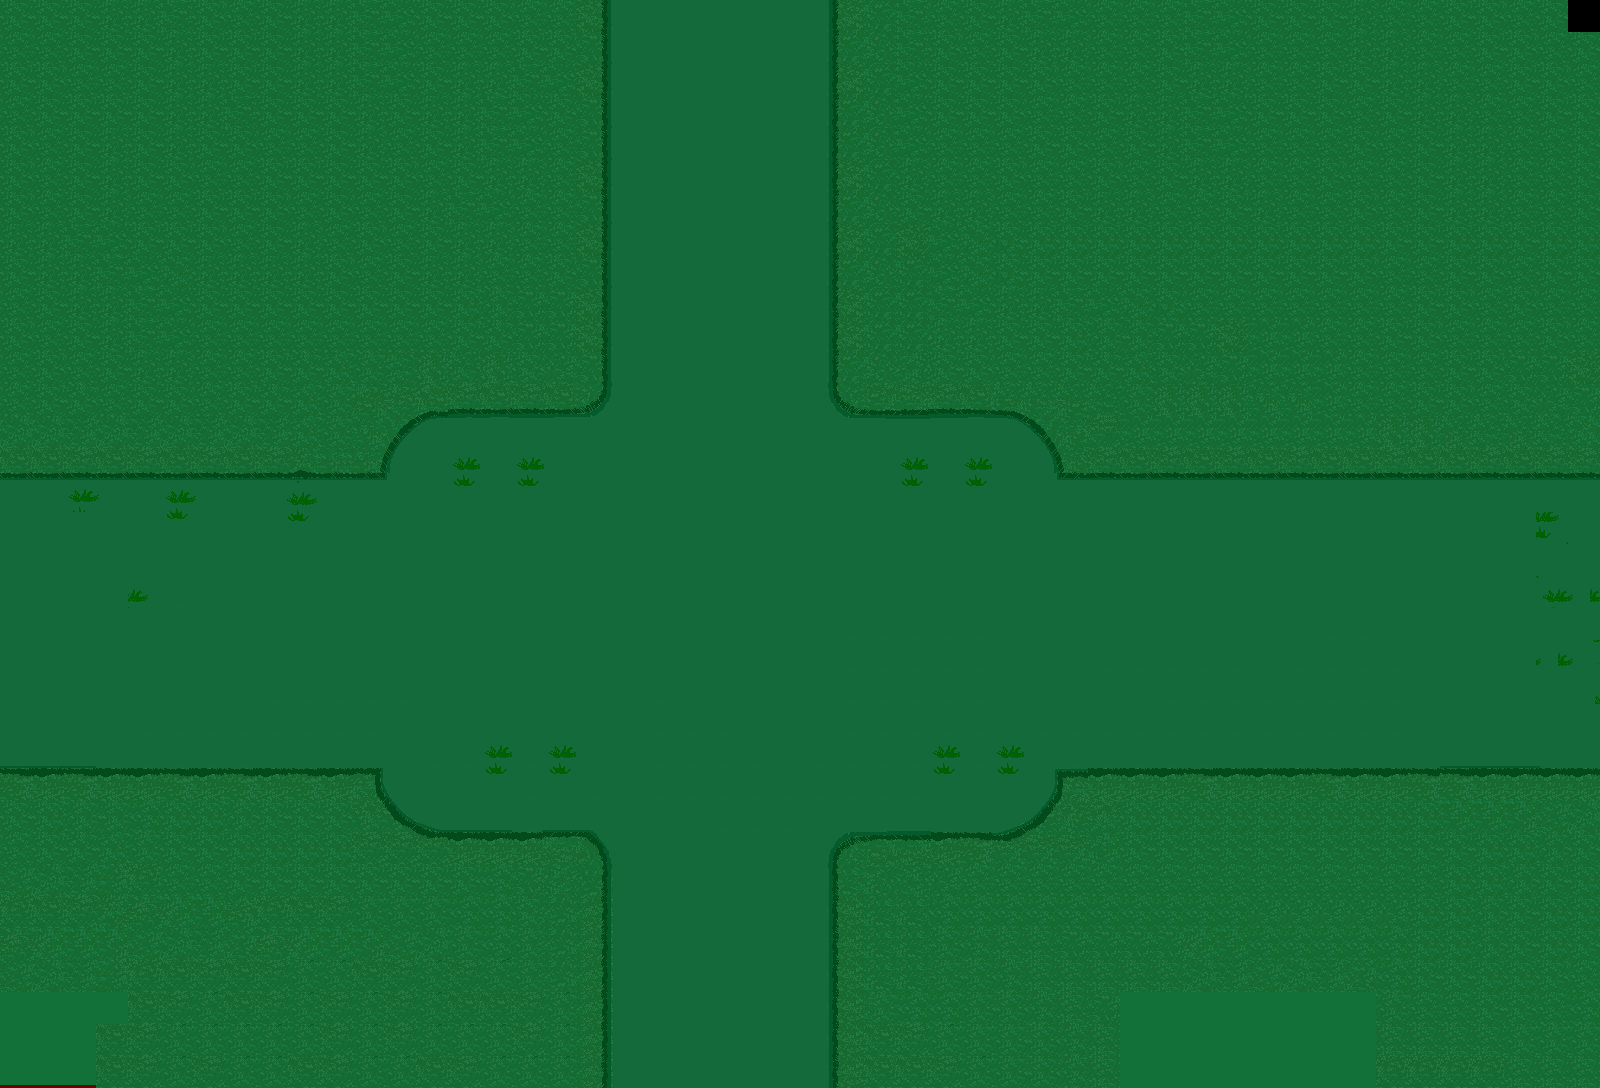

Rendered tile map (Tiled .tmx) drawn with the repository's tilesets; below, a short description and the map source with its tile grids summarised:
An orthogonal 50x34 tile map with 32x32 px tiles, 3 tile layers (Tile Layer 2, Tile Layer 1, Tile Layer 3), 2 tilesets and 47 objects (19x item, 11x spobject, 4x character, 3x trigger, level Info).

<map version="1.2" tiledversion="1.2.1" orientation="orthogonal" renderorder="right-down" width="50" height="34" tilewidth="32" tileheight="32" infinite="0" nextlayerid="6" nextobjectid="160">
 <tileset firstgid="1" name="playerstart" tilewidth="32" tileheight="32" tilecount="1" columns="1">
  <image source="playerstart.png" width="32" height="32" />
  <tile id="0">
   <properties>
    <property name="orient" value="right" />
    <property name="playerstart" value="" />
   </properties>
  </tile>
 </tileset>
 <tileset firstgid="2" name="grassdungeon5" tilewidth="32" tileheight="32" tilecount="1700" columns="50">
  <image source="grassdungeon5.png" width="1600" height="1088" />
 </tileset>
 <layer id="1" name="Tile Layer 2" width="50" height="34">
  <data>[1700 cells, 0 non-empty, 0 distinct tile ids]</data>
 </layer>
 <layer id="2" name="Tile Layer 1" width="50" height="34">
  <data>[1700 cells, 1 non-empty, 1 distinct tile ids]</data>
 </layer>
 <layer id="3" name="Tile Layer 3" width="50" height="34">
  <data>[1700 cells, 1699 non-empty, 1215 distinct tile ids]</data>
 </layer>
 <objectgroup id="4" name="Object Layer 1">
  <object id="5" x="64" y="384" width="32" height="32">
   <properties>
    <property name="orient" value="right" />
    <property name="playerstart" value="" />
    <property name="startarea" value="1" />
   </properties>
  </object>
  <object id="7" name="level Info" x="1472" y="928" width="24" height="24">
   <properties>
    <property name="areaname" value="Deeper into the forest..." />
    <property name="filter" value="dim" />
    <property name="levelinfo" value="1" />
   </properties>
  </object>
  <object id="12" x="0" y="864" width="544" height="224">
   <properties>
    <property name="block" value="" />
   </properties>
  </object>
  <object id="16" x="1120" y="832" width="480" height="256">
   <properties>
    <property name="block" value="" />
   </properties>
  </object>
  <object id="18" x="1632" y="416" width="32" height="352">
   <properties>
    <property name="NewArea" value="" />
    <property name="area" value="grassdungeon6.tmx" />
    <property name="returnarea" value="0" />
   </properties>
  </object>
  <object id="19" name="flyer" type="item" x="1312" y="576" width="60" height="35">
   <properties>
    <property name="description" value="       To do:\Reclaim swords from idiot swordsman \Sell to him for  massive profit." />
    <property name="event1" value="" />
    <property name="image" value="flyer.png" />
    <property name="itemid" value="firstsword" />
   </properties>
  </object>
  <object id="21" x="1504" y="608" width="32" height="32">
   <properties>
    <property name="orient" value="left" />
    <property name="playerstart" value="" />
    <property name="startarea" value="3" />
   </properties>
  </object>
  <object id="24" type="spobject" x="32" y="768" width="196" height="298">
   <properties>
    <property name="image" value="foresttreesp.png" />
    <property name="spobject" value="" />
   </properties>
  </object>
  <object id="26" type="spobject" x="224" y="768" width="196" height="298">
   <properties>
    <property name="image" value="foresttreesp.png" />
    <property name="spobject" value="" />
   </properties>
  </object>
  <object id="29" type="spobject" x="992" y="832" width="196" height="298">
   <properties>
    <property name="image" value="foresttreesp.png" />
    <property name="spobject" value="" />
   </properties>
  </object>
  <object id="30" type="spobject" x="1184" y="768" width="196" height="298">
   <properties>
    <property name="image" value="foresttreesp.png" />
    <property name="spobject" value="" />
   </properties>
  </object>
  <object id="33" type="spobject" x="0" y="64" width="196" height="298">
   <properties>
    <property name="image" value="foresttreesp.png" />
    <property name="spobject" value="" />
   </properties>
  </object>
  <object id="34" type="spobject" x="192" y="64" width="196" height="298">
   <properties>
    <property name="image" value="foresttreesp.png" />
    <property name="spobject" value="" />
   </properties>
  </object>
  <object id="38" name="Player Start" type="trigger" x="64" y="576" width="32" height="32">
   <properties>
    <property name="orient" value="down" />
    <property name="playerstart" value="" />
    <property name="startarea" value="0" />
   </properties>
  </object>
  <object id="40" type="spobject" x="1056" y="64" width="196" height="298">
   <properties>
    <property name="image" value="foresttreesp.png" />
    <property name="spobject" value="" />
   </properties>
  </object>
  </objectgroup>
</map>
<!-- 32 of 47 objects omitted -->
